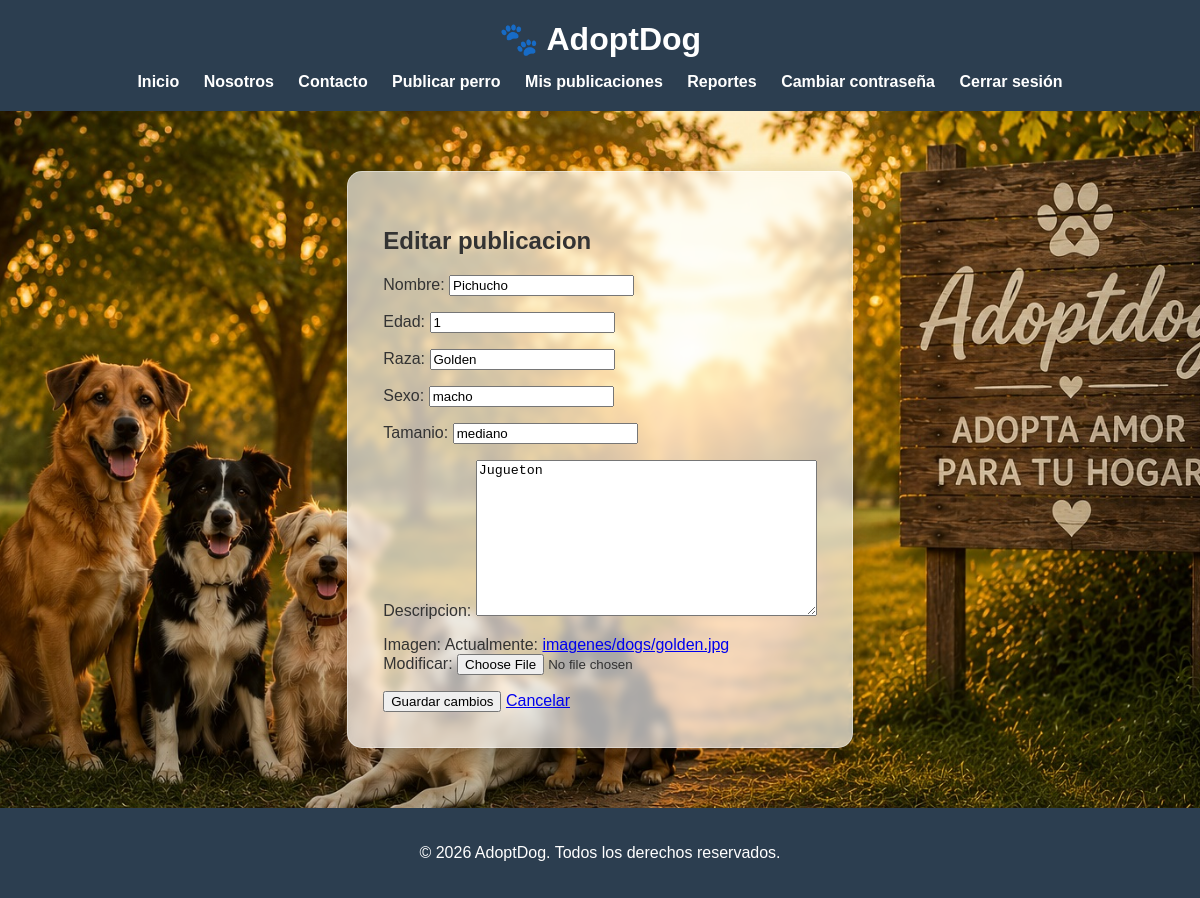
/editar/14/ (signed in), run on the app's committed database.
### app/models.py (models this page shows, shortened)
class Animal(models.Model):
    ESTADO_DISPONIBLE = "Disponible"
    ESTADO_ADOPTADO = "Adoptado"
    ESTADO_BAJA = "Dado de baja"
    nombre = models.CharField(max_length=100)
    edad = models.IntegerField()
    raza = models.CharField(max_length=100)
    sexo = models.CharField(max_length=20)
    tamanio = models.CharField(max_length=50)
    descripcion = models.TextField()
    imagen = models.ImageField(upload_to='imagenes/dogs/')
    estado = models.CharField(max_length=50, default=ESTADO_DISPONIBLE)
    fecha_publicacion = models.DateTimeField(auto_now_add=True, null=True, blank=True)
    fecha_adopcion = models.DateTimeField(null=True, blank=True)
    fecha_baja = models.DateTimeField(null=True, blank=True)
    owner = models.ForeignKey(
        User,
        on_delete=models.CASCADE,
        null=True,
        blank=True
    )

### app/views.py (the view)
# urls.py: path('editar/<int:animal_id>/', views.editar_publicacion, name='editar_publicacion'),
@login_required
def editar_publicacion(request, animal_id):
    animal = get_object_or_404(
        Animal,
        id=animal_id,
        owner=request.user,
        estado=Animal.ESTADO_DISPONIBLE
    )
    if request.method == 'POST':
        form = AnimalForm(request.POST, request.FILES, instance=animal)
        if form.is_valid():
            form.save()
            return redirect('mis_publicaciones')
    else:
        form = AnimalForm(instance=animal)
    return render(request, 'editar_publicacion.html', {
        'form': form,
        'animal': animal
    })

### app/forms.py
class AnimalForm(forms.ModelForm):
    class Meta:
        model = Animal
        fields = ['nombre', 'edad', 'raza', 'sexo' , 'tamanio', 'descripcion', 'imagen']

### app/templates/editar_publicacion.html (shortened to what this page needs)
{% extends 'base.html' %}
{% block content %}
<div class="panel-contenido">
    <h2>Editar publicacion</h2>
    <form method="POST" enctype="multipart/form-data">
        {{ form.as_p }}
        <button type="submit" class="btn btn-primary">
            Guardar cambios
        </button>
        <a href="{% url 'mis_publicaciones' %}" class="btn btn-secondary">
            Cancelar
        </a>
    </form>
</div>
{% endblock %}

### app/static/styles/styles.css (style rules this page uses)
body { margin: 0; font-family: Arial, Helvetica, sans-serif; background-color: #f5f7fa; color: #333; }
html, body { height: 100%; margin: 0; }
body { display: flex; flex-direction: column; min-height: 100vh; background-image: url("../imagenes/fondo.jpg"); background-size: cover; background-position: center; background-repeat: no-repeat; background-attachment: fixed; }
.panel-contenido { max-width: 900px; margin: 30px auto; background: rgba(255, 255, 255, 0.65); padding: 35px; border-radius: 15px; border: 1px solid rgba(255, 255, 255, 0.4); box-shadow: 0 8px 25px rgba(0, 0, 0, 0.25); backdrop-filter: blur(4px); -webkit-backdrop-filter: blur(4px); }

### data on the page
Animal: nombre "Pichucho", edad "1", raza "Golden", sexo "macho", tamanio "mediano", descripcion "Jugueton"
